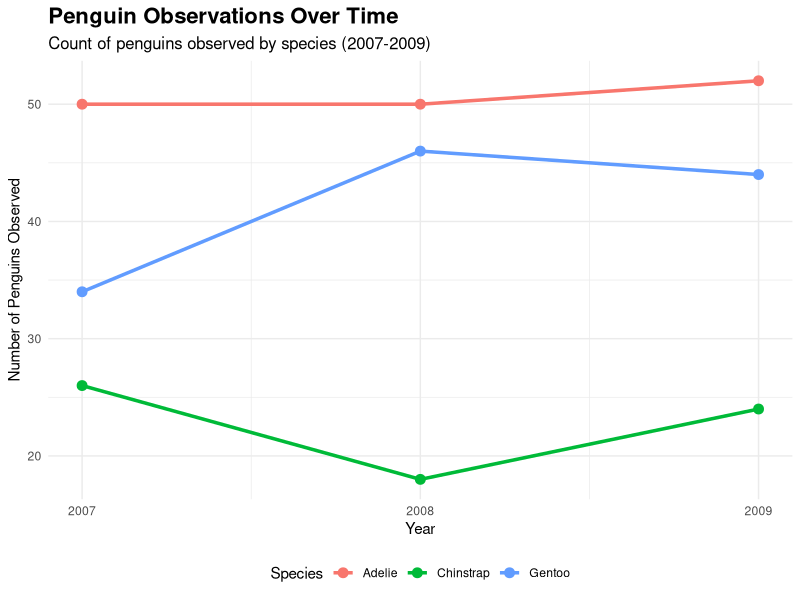
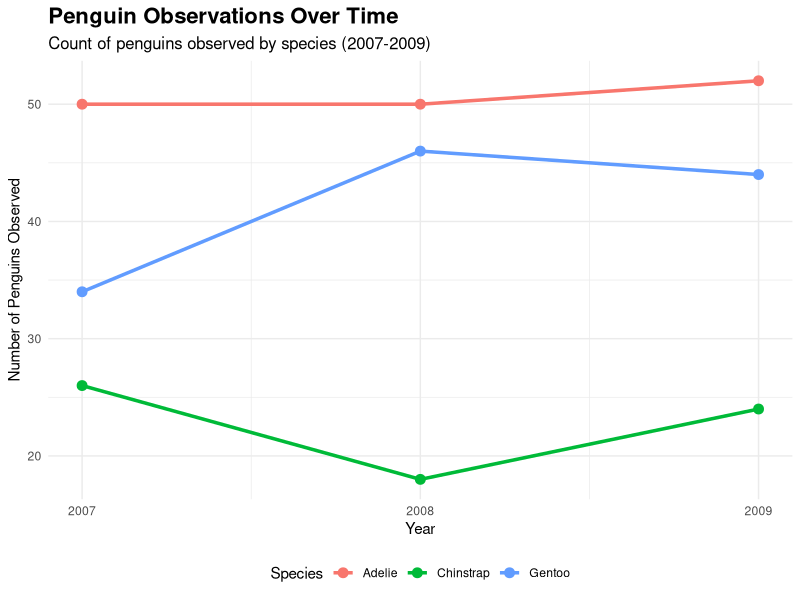

These charts were generated, in order, by the following R code:
# Penguins Data Analysis Script
# This script displays the Palmer Penguins dataset and creates a time series visualization

# Load required libraries
library(palmerpenguins)
library(ggplot2)
library(dplyr)

# Display the penguins data table
cat("Palmer Penguins Dataset:\n")
cat("========================\n\n")
print(penguins)

# Display summary statistics
cat("\n\nSummary Statistics:\n")
cat("===================\n")
print(summary(penguins))

# Create a time series plot
# We'll plot the count of penguins observed per year by species
penguins_ts <- penguins %>%
  filter(!is.na(year)) %>%
  group_by(year, species) %>%
  summarise(count = n(), .groups = "drop")

# Create the time series plot
ts_plot <- ggplot(penguins_ts, aes(x = year, y = count, color = species, group = species)) +
  geom_line(linewidth = 1.2) +
  geom_point(size = 3) +
  labs(
    title = "Penguin Observations Over Time",
    subtitle = "Count of penguins observed by species (2007-2009)",
    x = "Year",
    y = "Number of Penguins Observed",
    color = "Species"
  ) +
  theme_minimal() +
  theme(
    plot.title = element_text(size = 16, face = "bold"),
    plot.subtitle = element_text(size = 12),
    legend.position = "bottom"
  ) +
  scale_x_continuous(breaks = unique(penguins_ts$year))

# Display the plot
print(ts_plot)

# Save the plot
ggsave("penguins_timeseries.png", plot = ts_plot, width = 10, height = 6, dpi = 300)
cat("\n\nPlot saved as 'penguins_timeseries.png'\n")
